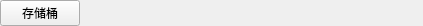
<?xml version="1.0" encoding="UTF-8"?>
<ui version="4.0">
 <class>BreadWidget</class>
 <widget class="QWidget" name="BreadWidget">
  <property name="geometry">
   <rect>
    <x>0</x>
    <y>0</y>
    <width>423</width>
    <height>23</height>
   </rect>
  </property>
  <property name="windowTitle">
   <string>Form</string>
  </property>
  <layout class="QHBoxLayout" name="horizontalLayout">
   <property name="leftMargin">
    <number>0</number>
   </property>
   <property name="topMargin">
    <number>0</number>
   </property>
   <property name="rightMargin">
    <number>0</number>
   </property>
   <property name="bottomMargin">
    <number>0</number>
   </property>
   <item>
    <widget class="QPushButton" name="pushButton">
     <property name="text">
      <string>存储桶</string>
     </property>
    </widget>
   </item>
   <item>
    <spacer name="horizontalSpacer">
     <property name="orientation">
      <enum>Qt::Horizontal</enum>
     </property>
     <property name="sizeHint" stdset="0">
      <size>
       <width>40</width>
       <height>20</height>
      </size>
     </property>
    </spacer>
   </item>
  </layout>
 </widget>
 <resources/>
 <connections/>
</ui>
